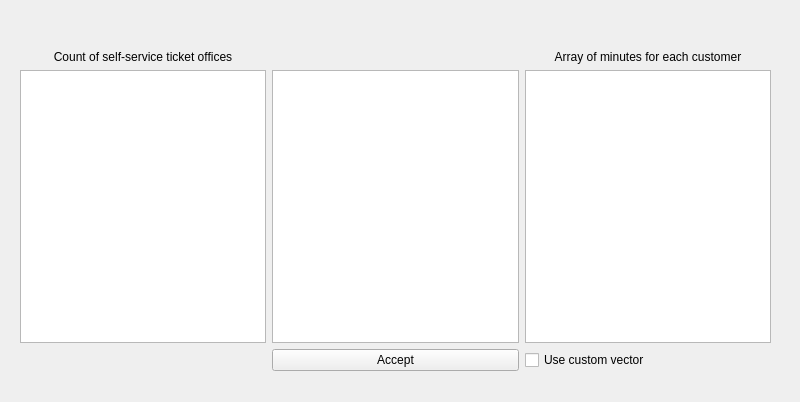
<?xml version="1.0" encoding="UTF-8"?>
<ui version="4.0">
 <class>MainWindow</class>
 <widget class="QMainWindow" name="MainWindow">
  <property name="geometry">
   <rect>
    <x>0</x>
    <y>0</y>
    <width>800</width>
    <height>402</height>
   </rect>
  </property>
  <property name="windowTitle">
   <string>MainWindow</string>
  </property>
  <widget class="QWidget" name="centralwidget">
   <widget class="QWidget" name="gridLayoutWidget">
    <property name="geometry">
     <rect>
      <x>20</x>
      <y>50</y>
      <width>751</width>
      <height>321</height>
     </rect>
    </property>
    <layout class="QGridLayout" name="gridLayout">
     <item row="1" column="0">
      <widget class="QTextEdit" name="TicketOffices"/>
     </item>
     <item row="2" column="1">
      <widget class="QPushButton" name="Accept_btn">
       <property name="text">
        <string>Accept</string>
       </property>
      </widget>
     </item>
     <item row="1" column="1">
      <widget class="QPlainTextEdit" name="plainTextEdit">
       <property name="readOnly">
        <bool>true</bool>
       </property>
      </widget>
     </item>
     <item row="0" column="2">
      <widget class="QLabel" name="label_2">
       <property name="text">
        <string>Array of minutes for each customer</string>
       </property>
       <property name="alignment">
        <set>Qt::AlignCenter</set>
       </property>
      </widget>
     </item>
     <item row="0" column="0">
      <widget class="QLabel" name="label">
       <property name="text">
        <string>Count of self-service ticket offices</string>
       </property>
       <property name="alignment">
        <set>Qt::AlignCenter</set>
       </property>
      </widget>
     </item>
     <item row="1" column="2">
      <widget class="QTextEdit" name="MinutesArray"/>
     </item>
     <item row="2" column="2">
      <widget class="QCheckBox" name="checkBox">
       <property name="text">
        <string>Use custom vector </string>
       </property>
      </widget>
     </item>
    </layout>
   </widget>
  </widget>
 </widget>
 <resources/>
 <connections/>
</ui>
